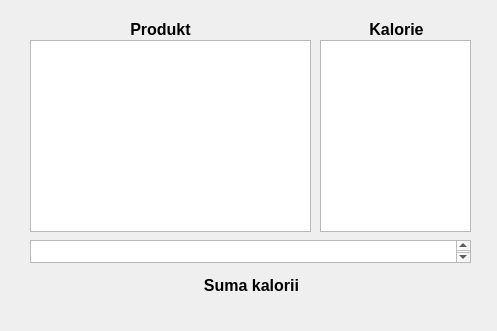
<?xml version="1.0" encoding="UTF-8"?>
<ui version="4.0">
 <class>LiczKalorie</class>
 <widget class="QDialog" name="LiczKalorie">
  <property name="enabled">
   <bool>true</bool>
  </property>
  <property name="geometry">
   <rect>
    <x>0</x>
    <y>0</y>
    <width>497</width>
    <height>331</height>
   </rect>
  </property>
  <property name="windowTitle">
   <string>Licz kalorie</string>
  </property>
  <widget class="QListWidget" name="listWidget_produkty">
   <property name="geometry">
    <rect>
     <x>30</x>
     <y>40</y>
     <width>281</width>
     <height>192</height>
    </rect>
   </property>
  </widget>
  <widget class="QListWidget" name="listWidget_kalorie">
   <property name="geometry">
    <rect>
     <x>320</x>
     <y>40</y>
     <width>151</width>
     <height>192</height>
    </rect>
   </property>
  </widget>
  <widget class="QTextBrowser" name="textBrowser_suma">
   <property name="geometry">
    <rect>
     <x>30</x>
     <y>240</y>
     <width>441</width>
     <height>23</height>
    </rect>
   </property>
  </widget>
  <widget class="QLabel" name="label">
   <property name="geometry">
    <rect>
     <x>50</x>
     <y>19</y>
     <width>221</width>
     <height>21</height>
    </rect>
   </property>
   <property name="text">
    <string>&lt;html&gt;&lt;head/&gt;&lt;body&gt;&lt;p align=&quot;center&quot;&gt;&lt;span style=&quot; font-size:12pt; font-weight:600;&quot;&gt;Produkt&lt;/span&gt;&lt;/p&gt;&lt;/body&gt;&lt;/html&gt;</string>
   </property>
  </widget>
  <widget class="QLabel" name="label_2">
   <property name="geometry">
    <rect>
     <x>326</x>
     <y>19</y>
     <width>141</width>
     <height>21</height>
    </rect>
   </property>
   <property name="text">
    <string>&lt;html&gt;&lt;head/&gt;&lt;body&gt;&lt;p align=&quot;center&quot;&gt;&lt;span style=&quot; font-size:12pt; font-weight:600;&quot;&gt;Kalorie&lt;/span&gt;&lt;/p&gt;&lt;/body&gt;&lt;/html&gt;</string>
   </property>
  </widget>
  <widget class="QLabel" name="label_3">
   <property name="geometry">
    <rect>
     <x>36</x>
     <y>270</y>
     <width>431</width>
     <height>31</height>
    </rect>
   </property>
   <property name="text">
    <string>&lt;html&gt;&lt;head/&gt;&lt;body&gt;&lt;p align=&quot;center&quot;&gt;&lt;span style=&quot; font-size:12pt; font-weight:600;&quot;&gt;Suma kalorii&lt;/span&gt;&lt;/p&gt;&lt;/body&gt;&lt;/html&gt;</string>
   </property>
  </widget>
 </widget>
 <resources/>
 <connections/>
</ui>
